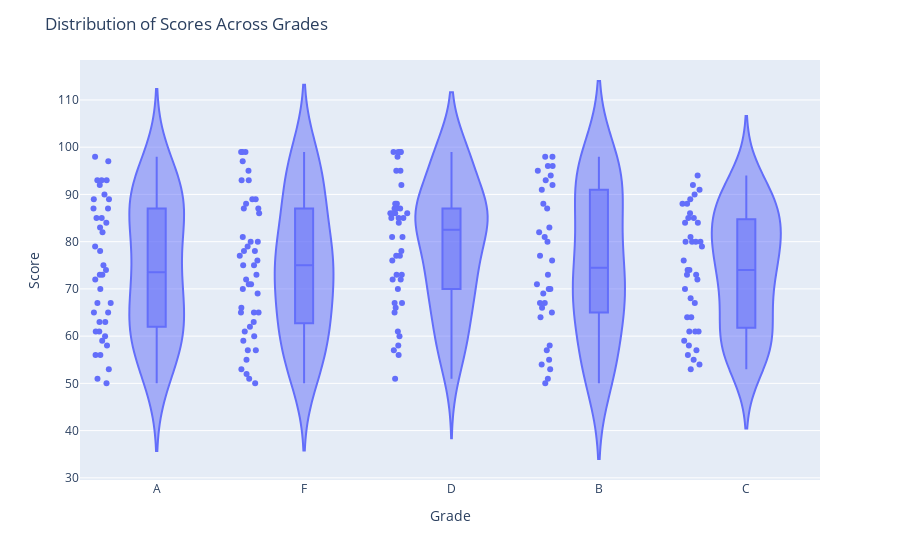

The cell this chart's notebook holds for it:
### Code cell
fig = px.violin(df, x='Grade', y='Score', box=True, points='all')
fig.update_layout(title='Distribution of Scores Across Grades')
fig.show()

### Figure 1 — Plotly figure (JSON) as saved in the notebook; plotly's stock layout.template omitted (floating-point values rounded to 4 significant figures; data arrays with more than 128 entries replaced by an {"elided": "..."} marker saying what was removed)
{"data": [{"alignmentgroup": "True", "box": {"visible": true}, "hovertemplate": "Grade=%{x}<br>Score=%{y}<extra></extra>", "legendgroup": "", "marker": {"color": "#636efa"}, "name": "", "offsetgroup": "", "orientation": "v", "points": "all", "scalegroup": "True", "showlegend": false, "type": "violin", "x": {"elided": "200 str values"}, "x0": " ", "xaxis": "x", "y": {"elided": "200 int values"}, "y0": " ", "yaxis": "y"}], "layout": {"legend": {"tracegroupgap": 0}, "margin": {"t": 60}, "title": {"text": "Distribution of Scores Across Grades"}, "violinmode": "group", "xaxis": {"anchor": "y", "domain": [0, 1], "title": {"text": "Grade"}}, "yaxis": {"anchor": "x", "domain": [0, 1], "title": {"text": "Score"}}}}
